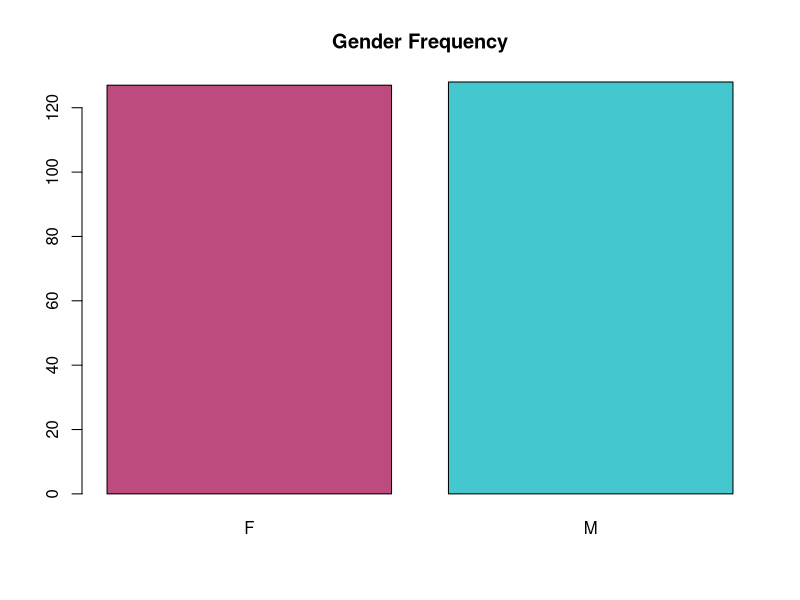
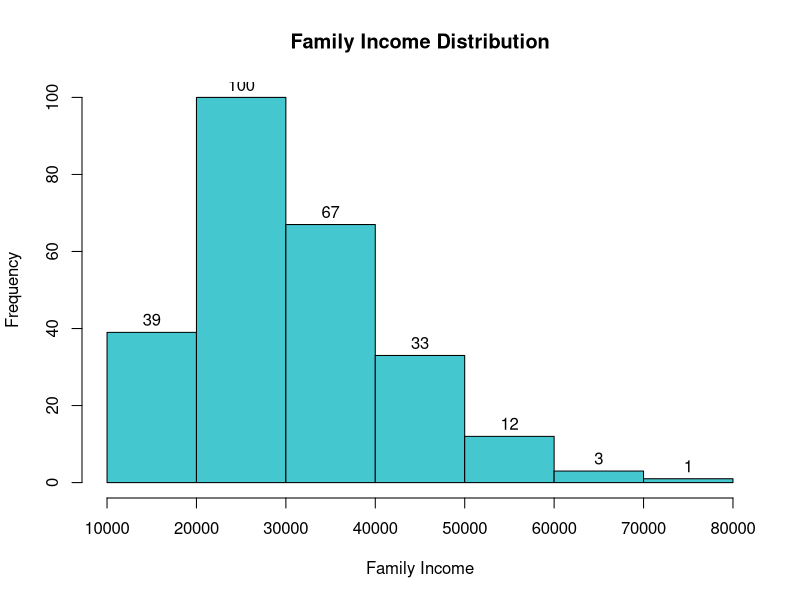
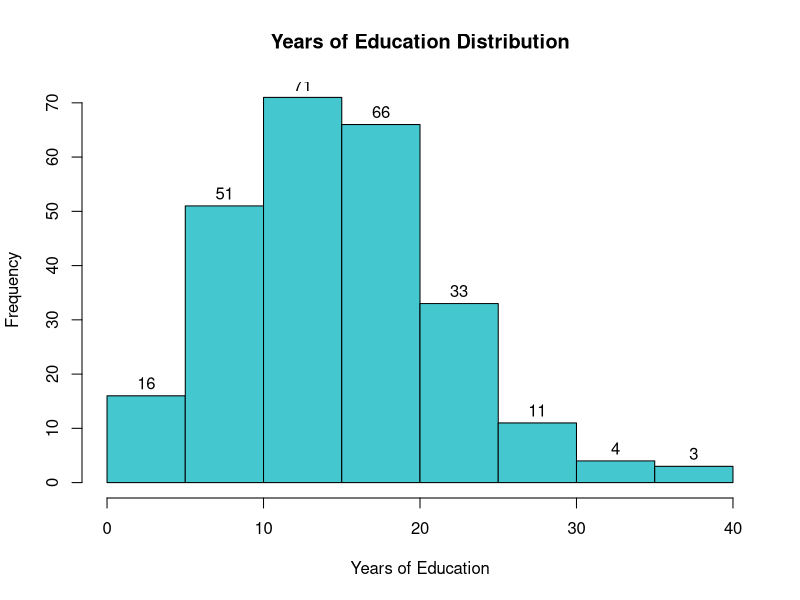
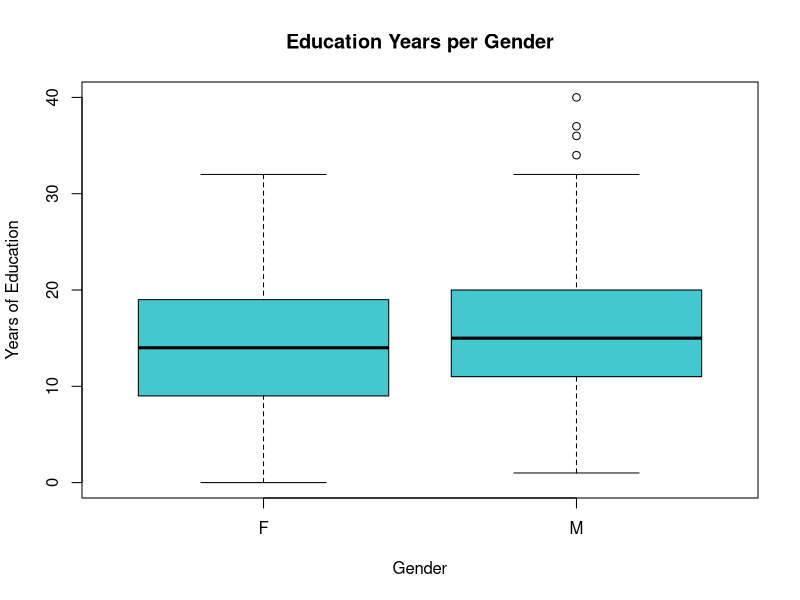
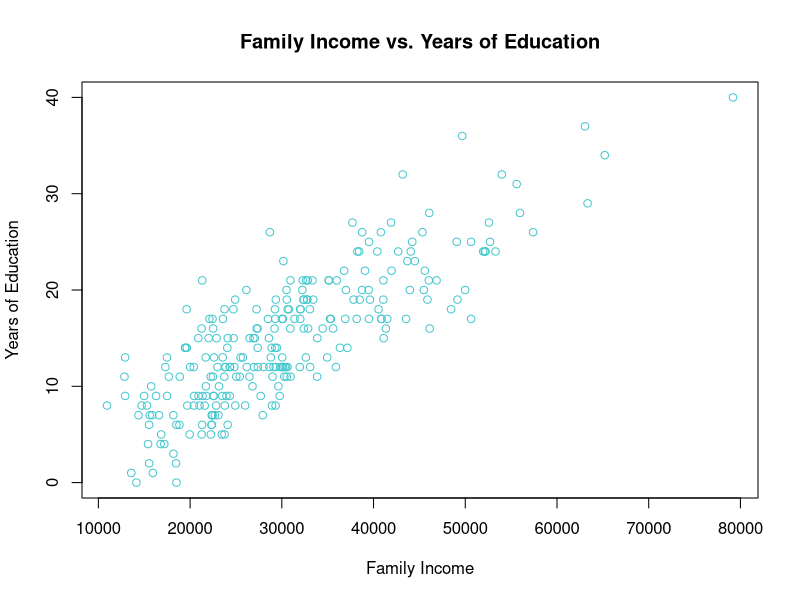
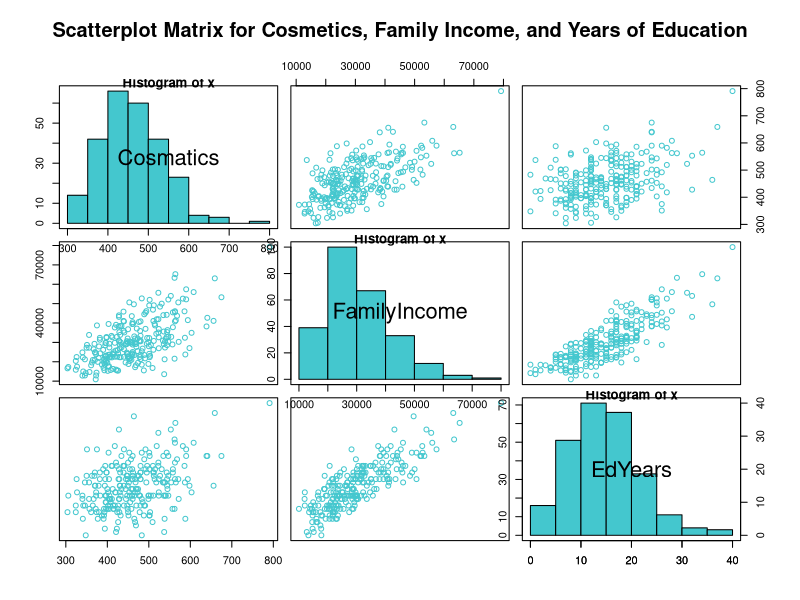

R code for these plots, in order:
# A) Write a function that gets a number “n” bigger than 2 and returns (2*3*4*…..*n) If the number given to the function is less than 2 the function must return -1.

factorial <- function(n) {
  if (n < 2) {
    return(-1)
  } else {
    answer <- 1
    for (i in 2:n) {
        answer <- answer * i
    }
    return(answer)
  }
}

# B) Write a script and call your function then display the result when 10 is passed to the function.
print(paste("Result when 10 is passed:", factorial(10)))


# Calculate the minimum and maximum incomes in the city assigned to you.
library(readr)
data <- readr::read_csv("4063Midterm.csv")

# City Toronto only
myCity <- data[data$City == "Toronto",]

# minimum income
min(myCity$FamilyIncome)
# maximum income
max(myCity$FamilyIncome)

# Calculate the median dollar amount spent on cosmetics in the city assigned to you.
median(myCity$Cosmatics)

# Calculate the median dollar amount spent on Grocery in the city assigned to you.
median(myCity$Grocery)

# Visualize the frequency of Male and Female customers in the city assigned to you using bar chart with two columns
barplot(table(myCity$gender), main="Gender Frequency", col=c("#bd4b7d", "#44c7ce"))

# A) Visualize the distribution of family income in the city assigned to you by a histogram. 
hist(myCity$FamilyIncome, main="Family Income Distribution", xlab="Family Income", labels=TRUE, col="#44c7ce")


# B) What is the mode for family income?
getmode <- function(v) {
  uniqv <- unique(v)
  uniqv[which.max(tabulate(match(v, uniqv)))]
}
getmode(myCity$FamilyIncome)

# A) Visualize the distribution of Years of education in the city assigned to you by a histogram. 
hist(myCity$EdYears, main="Years of Education Distribution", xlab="Years of Education", labels=TRUE, col="#44c7ce")

# B) What is the mode for Years of education?
getmode(myCity$EdYears)

# Visualize the distribution of Years of education for male and female using a set of two boxplots.
boxplot(myCity$EdYears ~ myCity$gender, main="Education Years per Gender", xlab="Gender", ylab="Years of Education", col="#44c7ce")

# Use a scatter plot of the association between “family income” and ”Years of education” to visualize the relationship in the city assigned to you
plot(myCity$FamilyIncome, myCity$EdYears, main="Family Income vs. Years of Education", xlab="Family Income", ylab="Years of Education", col="#44c7ce")

# Create a 3x3 matrix of scatter plots of associations that shows the associations between 3 variables cosmetics, family income, years of education; such that the diagonal shows the histogram for each variable and the upper panel shows the scatter plots for each combination and the lower panel shows the scatter plot for each combination.
histogramPanel <- function(x, ...) {
    par(new = TRUE)
    hist(x, ...)
}
pairs(myCity[,c("Cosmatics", "FamilyIncome", "EdYears")], diag.panel=histogramPanel, main="Scatterplot Matrix for Cosmetics, Family Income, and Years of Education", label.pos=0.5, col="#44c7ce")    